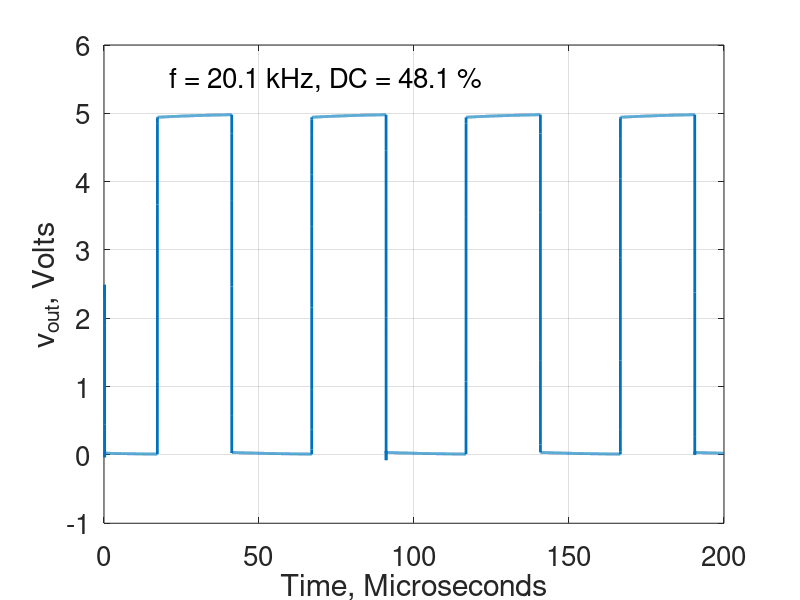

This figure's MATLAB source:
%% Number 4
%   Author: Derek Haas
%   Date: 10-28-18
%

close all;

%% Plot astable multivibrator transient response
close all;

data = csvread('astableMulti_transient.CSV');
time = data(:, 1);
Vout = data(:, 2);

figure(1);

plot(time * 10e5, Vout, 'linewidth', 2);
set(gca,'fontsize',20)
% title('Astable Multivibrator Transient Response');
xlabel('Time, Microseconds')
ylabel('v_{out}, Volts');
grid on;
ylim([-1 6]);

text(21,5.5, 'f = 20.1 kHz, DC = 48.1 %', 'FontSize', 20);
